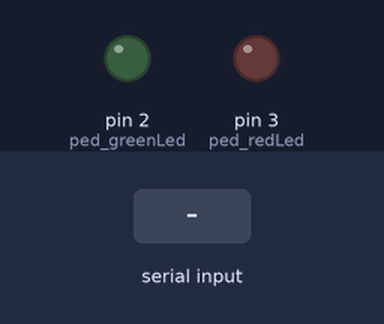
A sketch run on a simulated Arduino Uno, built with avr-gcc and run on an emulated ATmega328P. Shown: output pins drawn as LEDs (lit = HIGH). The inputs (shaded band) are chosen by the test bench.

Above: at 1.2 s.
1.3 s: "R" received over Serial
At 2.1 s:
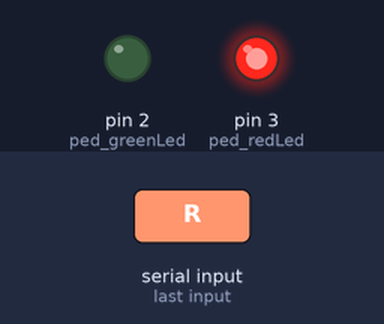
2.8 s: "G" received over Serial
At 3.3 s:
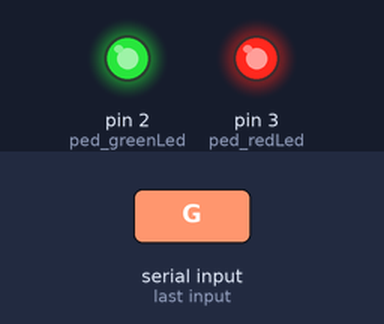
4.3 s: "r" received over Serial
At 5.5 s:
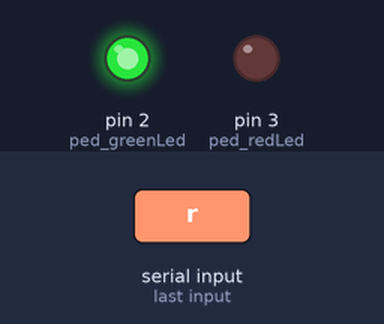
5.8 s: "g" received over Serial
At 6.8 s:
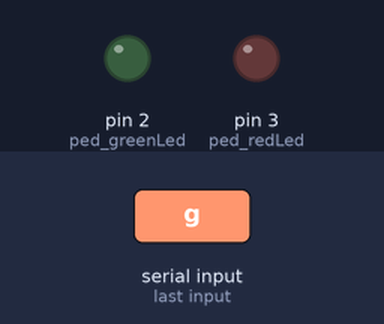
Timing chart, 0 to 8.3 s (numbered marks = the images above; inputs shaded):
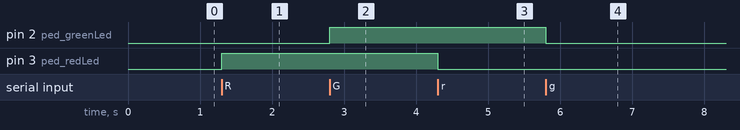

The sketch:

slavetask5.ino
```cpp
//
class pedestrianlight{
  public:
  	int ped_greenLed;
    int ped_redLed;

	pedestrianlight(){
    	ped_greenLed = 2;
    	ped_redLed = 3;
    }
  void setup(){

		pinMode(ped_greenLed, OUTPUT);
   	 	pinMode(ped_redLed, OUTPUT);

    	Serial.begin(9600);
  }
  void pedestrianRedOn(){
  	digitalWrite(ped_redLed,HIGH);

  }
  void pedestrianRedOff(){
  	digitalWrite(ped_redLed,LOW);

  }
  void pedestrianGreenOn(){
  	digitalWrite(ped_greenLed,HIGH);

  }
  void pedestrianGreenOff(){
  	digitalWrite(ped_greenLed,LOW);
  }
};

//object
pedestrianlight signal;

void setup()
{
  signal.setup();
}
void loop()
{
   char data = Serial.read();
  switch(data){
  	case 'R':
    	signal.pedestrianRedOn();
    	break;
    case 'r':
    	signal.pedestrianRedOff();
    	break;
    case 'G':
    	signal.pedestrianGreenOn();
    	break;
    case 'g':
    	signal.pedestrianGreenOff();
    	break;
    default:
    	break;
  }
}
```

Measured:
- after the input at 1.3 s, pin 3 (ped_redLed): LOW → HIGH at once
- after the input at 2.8 s, pin 2 (ped_greenLed): LOW → HIGH at once
- after the input at 4.3 s, pin 3 (ped_redLed): HIGH → LOW at once
- after the input at 5.8 s, pin 2 (ped_greenLed): HIGH → LOW at once
